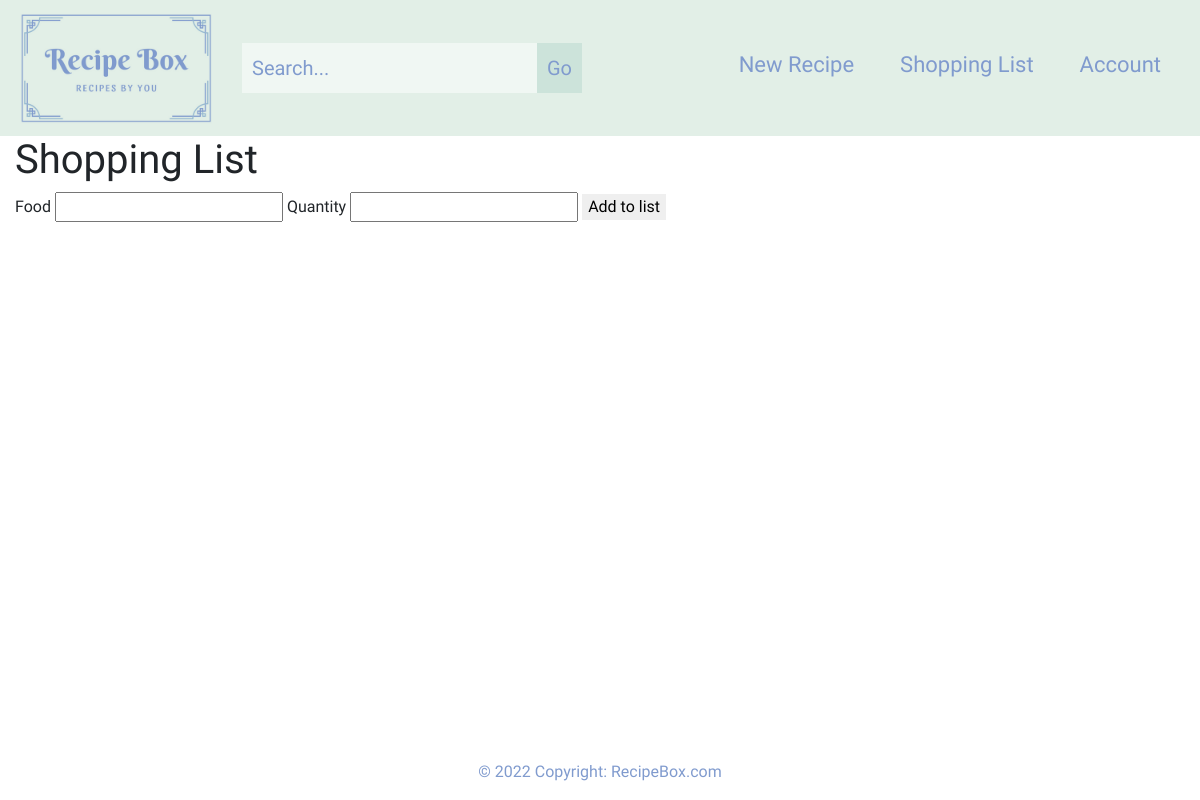
Before: /shopping_list/ (signed in) with the older database file.
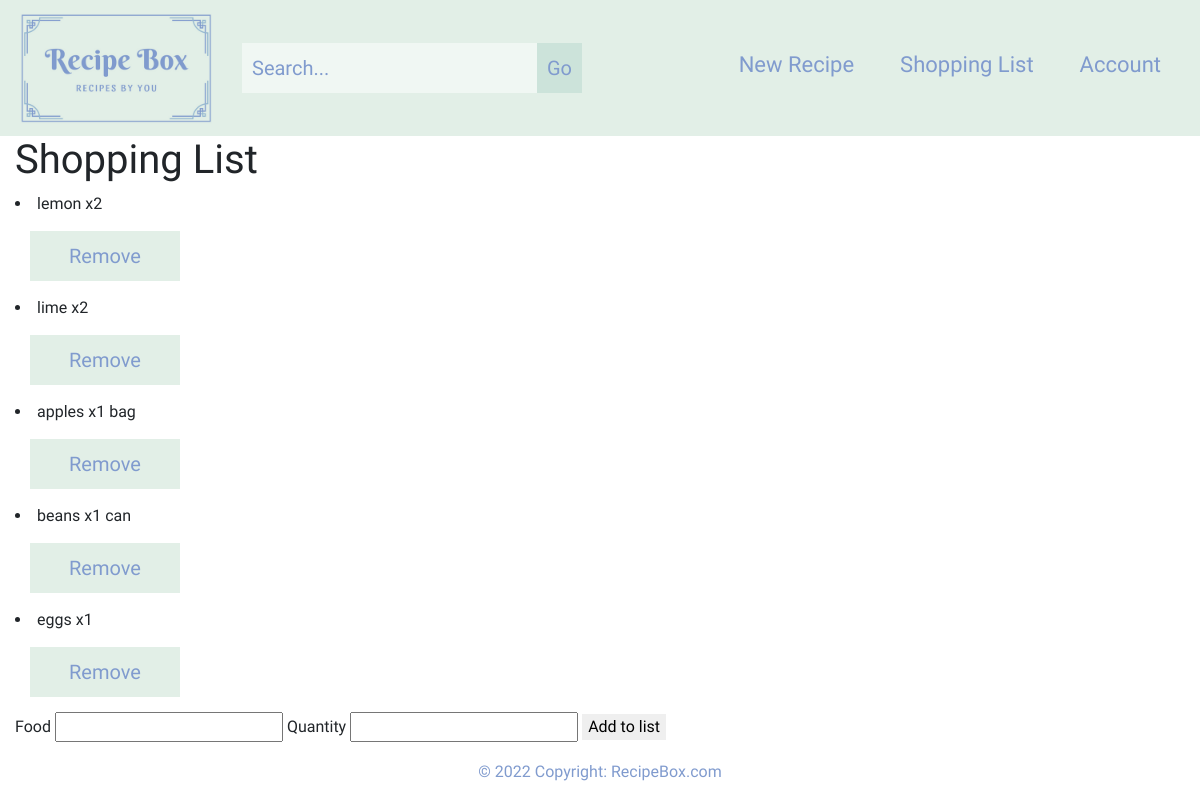
After: the same page with the newer database file.
### base/models.py (models this page shows, shortened)
class Food(models.Model):
    user = models.ForeignKey(settings.AUTH_USER_MODEL, on_delete=models.CASCADE)
    slug = models.SlugField(unique=True, blank=True, null=True)
    id = models.AutoField(primary_key=True)
    name = models.CharField(max_length = 100)
    quantity = models.CharField(max_length = 50)
    class Meta:
        verbose_name = ('Food')
        verbose_name_plural = ('Foods')

### base/views.py (the view)
# urls.py: path("shopping_list/", views.shopping_list, name="shopping_list"),
@login_required
def shopping_list(request):
    food_qs = Food.objects.filter(user=request.user)
    form = ShoppingForm(request.POST)
    context = {
        "food_list": food_qs,
        "ShoppingForm": ShoppingForm
    }
    return render(request, "shopping_list.html", context)

### templates/shopping_list.html (shortened to what this page needs)
{% extends "base.html" %}
{% block page_content %}
    <body>
    <h1>Shopping List</h1>
    <u1>
    {% for x in food_list %}
         <li>{{ x.name }}    x{{ x.quantity }}
            <form action="/delete/{{x.id}}/" method="post">
                <button type="submit" class="green-btn" name="delete">Remove</button>
            </form>
         </li>
    {% endfor %}
    </u1>
    <form action="/add/" method="post">
        {% for field in ShoppingForm %}
            {{ field.label_tag }} {{ field }}
        {% endfor %}
        <button id="create-btn type="submit">Add to list</button>
    </form>
    </body>
    </html>
{% endblock %}

Changed rows visible on the page:
added Food: name "lemon", quantity "2"
added Food: name "lime", quantity "2"
added Food: name "apples", quantity "1 bag"
added Food: name "beans", quantity "1 can"
added Food: name "eggs", quantity "1"
